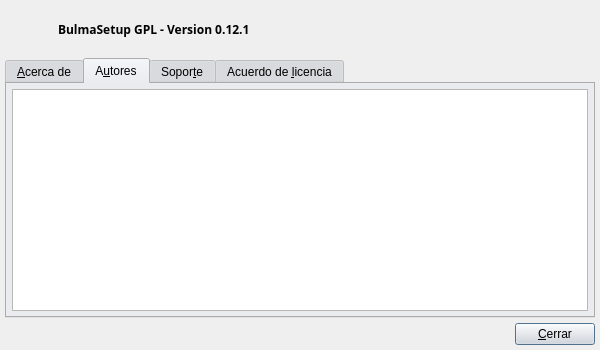
<?xml version="1.0" encoding="UTF-8"?>
<ui version="4.0">
 <class>About</class>
 <widget class="QDialog" name="About">
  <property name="geometry">
   <rect>
    <x>0</x>
    <y>0</y>
    <width>600</width>
    <height>350</height>
   </rect>
  </property>
  <property name="sizePolicy">
   <sizepolicy hsizetype="Maximum" vsizetype="Maximum">
    <horstretch>0</horstretch>
    <verstretch>0</verstretch>
   </sizepolicy>
  </property>
  <property name="minimumSize">
   <size>
    <width>600</width>
    <height>350</height>
   </size>
  </property>
  <property name="maximumSize">
   <size>
    <width>600</width>
    <height>350</height>
   </size>
  </property>
  <property name="palette">
   <palette>
    <active>
     <colorrole role="WindowText">
      <brush brushstyle="SolidPattern">
       <color alpha="255">
        <red>0</red>
        <green>0</green>
        <blue>0</blue>
       </color>
      </brush>
     </colorrole>
     <colorrole role="Button">
      <brush brushstyle="SolidPattern">
       <color alpha="255">
        <red>221</red>
        <green>223</green>
        <blue>228</blue>
       </color>
      </brush>
     </colorrole>
     <colorrole role="Light">
      <brush brushstyle="SolidPattern">
       <color alpha="255">
        <red>255</red>
        <green>255</green>
        <blue>255</blue>
       </color>
      </brush>
     </colorrole>
     <colorrole role="Midlight">
      <brush brushstyle="SolidPattern">
       <color alpha="255">
        <red>255</red>
        <green>255</green>
        <blue>255</blue>
       </color>
      </brush>
     </colorrole>
     <colorrole role="Dark">
      <brush brushstyle="SolidPattern">
       <color alpha="255">
        <red>85</red>
        <green>85</green>
        <blue>85</blue>
       </color>
      </brush>
     </colorrole>
     <colorrole role="Mid">
      <brush brushstyle="SolidPattern">
       <color alpha="255">
        <red>199</red>
        <green>199</green>
        <blue>199</blue>
       </color>
      </brush>
     </colorrole>
     <colorrole role="Text">
      <brush brushstyle="SolidPattern">
       <color alpha="255">
        <red>0</red>
        <green>0</green>
        <blue>0</blue>
       </color>
      </brush>
     </colorrole>
     <colorrole role="BrightText">
      <brush brushstyle="SolidPattern">
       <color alpha="255">
        <red>255</red>
        <green>255</green>
        <blue>255</blue>
       </color>
      </brush>
     </colorrole>
     <colorrole role="ButtonText">
      <brush brushstyle="SolidPattern">
       <color alpha="255">
        <red>0</red>
        <green>0</green>
        <blue>0</blue>
       </color>
      </brush>
     </colorrole>
     <colorrole role="Base">
      <brush brushstyle="SolidPattern">
       <color alpha="255">
        <red>255</red>
        <green>255</green>
        <blue>255</blue>
       </color>
      </brush>
     </colorrole>
     <colorrole role="Window">
      <brush brushstyle="SolidPattern">
       <color alpha="255">
        <red>239</red>
        <green>239</green>
        <blue>239</blue>
       </color>
      </brush>
     </colorrole>
     <colorrole role="Shadow">
      <brush brushstyle="SolidPattern">
       <color alpha="255">
        <red>0</red>
        <green>0</green>
        <blue>0</blue>
       </color>
      </brush>
     </colorrole>
     <colorrole role="Highlight">
      <brush brushstyle="SolidPattern">
       <color alpha="255">
        <red>103</red>
        <green>141</green>
        <blue>178</blue>
       </color>
      </brush>
     </colorrole>
     <colorrole role="HighlightedText">
      <brush brushstyle="SolidPattern">
       <color alpha="255">
        <red>255</red>
        <green>255</green>
        <blue>255</blue>
       </color>
      </brush>
     </colorrole>
     <colorrole role="Link">
      <brush brushstyle="SolidPattern">
       <color alpha="255">
        <red>0</red>
        <green>0</green>
        <blue>238</blue>
       </color>
      </brush>
     </colorrole>
     <colorrole role="LinkVisited">
      <brush brushstyle="SolidPattern">
       <color alpha="255">
        <red>82</red>
        <green>24</green>
        <blue>139</blue>
       </color>
      </brush>
     </colorrole>
     <colorrole role="AlternateBase">
      <brush brushstyle="SolidPattern">
       <color alpha="255">
        <red>232</red>
        <green>232</green>
        <blue>232</blue>
       </color>
      </brush>
     </colorrole>
    </active>
    <inactive>
     <colorrole role="WindowText">
      <brush brushstyle="SolidPattern">
       <color alpha="255">
        <red>0</red>
        <green>0</green>
        <blue>0</blue>
       </color>
      </brush>
     </colorrole>
     <colorrole role="Button">
      <brush brushstyle="SolidPattern">
       <color alpha="255">
        <red>221</red>
        <green>223</green>
        <blue>228</blue>
       </color>
      </brush>
     </colorrole>
     <colorrole role="Light">
      <brush brushstyle="SolidPattern">
       <color alpha="255">
        <red>255</red>
        <green>255</green>
        <blue>255</blue>
       </color>
      </brush>
     </colorrole>
     <colorrole role="Midlight">
      <brush brushstyle="SolidPattern">
       <color alpha="255">
        <red>255</red>
        <green>255</green>
        <blue>255</blue>
       </color>
      </brush>
     </colorrole>
     <colorrole role="Dark">
      <brush brushstyle="SolidPattern">
       <color alpha="255">
        <red>85</red>
        <green>85</green>
        <blue>85</blue>
       </color>
      </brush>
     </colorrole>
     <colorrole role="Mid">
      <brush brushstyle="SolidPattern">
       <color alpha="255">
        <red>199</red>
        <green>199</green>
        <blue>199</blue>
       </color>
      </brush>
     </colorrole>
     <colorrole role="Text">
      <brush brushstyle="SolidPattern">
       <color alpha="255">
        <red>0</red>
        <green>0</green>
        <blue>0</blue>
       </color>
      </brush>
     </colorrole>
     <colorrole role="BrightText">
      <brush brushstyle="SolidPattern">
       <color alpha="255">
        <red>255</red>
        <green>255</green>
        <blue>255</blue>
       </color>
      </brush>
     </colorrole>
     <colorrole role="ButtonText">
      <brush brushstyle="SolidPattern">
       <color alpha="255">
        <red>0</red>
        <green>0</green>
        <blue>0</blue>
       </color>
      </brush>
     </colorrole>
     <colorrole role="Base">
      <brush brushstyle="SolidPattern">
       <color alpha="255">
        <red>255</red>
        <green>255</green>
        <blue>255</blue>
       </color>
      </brush>
     </colorrole>
     <colorrole role="Window">
      <brush brushstyle="SolidPattern">
       <color alpha="255">
        <red>239</red>
        <green>239</green>
        <blue>239</blue>
       </color>
      </brush>
     </colorrole>
     <colorrole role="Shadow">
      <brush brushstyle="SolidPattern">
       <color alpha="255">
        <red>0</red>
        <green>0</green>
        <blue>0</blue>
       </color>
      </brush>
     </colorrole>
     <colorrole role="Highlight">
      <brush brushstyle="SolidPattern">
       <color alpha="255">
        <red>103</red>
        <green>141</green>
        <blue>178</blue>
       </color>
      </brush>
     </colorrole>
     <colorrole role="HighlightedText">
      <brush brushstyle="SolidPattern">
       <color alpha="255">
        <red>255</red>
        <green>255</green>
        <blue>255</blue>
       </color>
      </brush>
     </colorrole>
     <colorrole role="Link">
      <brush brushstyle="SolidPattern">
       <color alpha="255">
        <red>0</red>
        <green>0</green>
        <blue>238</blue>
       </color>
      </brush>
     </colorrole>
     <colorrole role="LinkVisited">
      <brush brushstyle="SolidPattern">
       <color alpha="255">
        <red>82</red>
        <green>24</green>
        <blue>139</blue>
       </color>
      </brush>
     </colorrole>
     <colorrole role="AlternateBase">
      <brush brushstyle="SolidPattern">
       <color alpha="255">
        <red>232</red>
        <green>232</green>
        <blue>232</blue>
       </color>
      </brush>
     </colorrole>
    </inactive>
    <disabled>
     <colorrole role="WindowText">
      <brush brushstyle="SolidPattern">
       <color alpha="255">
        <red>128</red>
        <green>128</green>
        <blue>128</blue>
       </color>
      </brush>
     </colorrole>
     <colorrole role="Button">
      <brush brushstyle="SolidPattern">
       <color alpha="255">
        <red>221</red>
        <green>223</green>
        <blue>228</blue>
       </color>
      </brush>
     </colorrole>
     <colorrole role="Light">
      <brush brushstyle="SolidPattern">
       <color alpha="255">
        <red>255</red>
        <green>255</green>
        <blue>255</blue>
       </color>
      </brush>
     </colorrole>
     <colorrole role="Midlight">
      <brush brushstyle="SolidPattern">
       <color alpha="255">
        <red>255</red>
        <green>255</green>
        <blue>255</blue>
       </color>
      </brush>
     </colorrole>
     <colorrole role="Dark">
      <brush brushstyle="SolidPattern">
       <color alpha="255">
        <red>85</red>
        <green>85</green>
        <blue>85</blue>
       </color>
      </brush>
     </colorrole>
     <colorrole role="Mid">
      <brush brushstyle="SolidPattern">
       <color alpha="255">
        <red>199</red>
        <green>199</green>
        <blue>199</blue>
       </color>
      </brush>
     </colorrole>
     <colorrole role="Text">
      <brush brushstyle="SolidPattern">
       <color alpha="255">
        <red>199</red>
        <green>199</green>
        <blue>199</blue>
       </color>
      </brush>
     </colorrole>
     <colorrole role="BrightText">
      <brush brushstyle="SolidPattern">
       <color alpha="255">
        <red>255</red>
        <green>255</green>
        <blue>255</blue>
       </color>
      </brush>
     </colorrole>
     <colorrole role="ButtonText">
      <brush brushstyle="SolidPattern">
       <color alpha="255">
        <red>128</red>
        <green>128</green>
        <blue>128</blue>
       </color>
      </brush>
     </colorrole>
     <colorrole role="Base">
      <brush brushstyle="SolidPattern">
       <color alpha="255">
        <red>239</red>
        <green>239</green>
        <blue>239</blue>
       </color>
      </brush>
     </colorrole>
     <colorrole role="Window">
      <brush brushstyle="SolidPattern">
       <color alpha="255">
        <red>239</red>
        <green>239</green>
        <blue>239</blue>
       </color>
      </brush>
     </colorrole>
     <colorrole role="Shadow">
      <brush brushstyle="SolidPattern">
       <color alpha="255">
        <red>0</red>
        <green>0</green>
        <blue>0</blue>
       </color>
      </brush>
     </colorrole>
     <colorrole role="Highlight">
      <brush brushstyle="SolidPattern">
       <color alpha="255">
        <red>86</red>
        <green>117</green>
        <blue>148</blue>
       </color>
      </brush>
     </colorrole>
     <colorrole role="HighlightedText">
      <brush brushstyle="SolidPattern">
       <color alpha="255">
        <red>255</red>
        <green>255</green>
        <blue>255</blue>
       </color>
      </brush>
     </colorrole>
     <colorrole role="Link">
      <brush brushstyle="SolidPattern">
       <color alpha="255">
        <red>0</red>
        <green>0</green>
        <blue>238</blue>
       </color>
      </brush>
     </colorrole>
     <colorrole role="LinkVisited">
      <brush brushstyle="SolidPattern">
       <color alpha="255">
        <red>82</red>
        <green>24</green>
        <blue>139</blue>
       </color>
      </brush>
     </colorrole>
     <colorrole role="AlternateBase">
      <brush brushstyle="SolidPattern">
       <color alpha="255">
        <red>232</red>
        <green>232</green>
        <blue>232</blue>
       </color>
      </brush>
     </colorrole>
    </disabled>
   </palette>
  </property>
  <property name="windowTitle">
   <string>Acerca de Iglues/BulmaSetup</string>
  </property>
  <property name="windowIcon">
   <iconset resource="resources.qrc">
    <normaloff>:/images/iglues.org.svg</normaloff>:/images/iglues.org.svg</iconset>
  </property>
  <layout class="QHBoxLayout">
   <property name="spacing">
    <number>5</number>
   </property>
   <property name="margin">
    <number>5</number>
   </property>
   <item>
    <layout class="QVBoxLayout">
     <property name="spacing">
      <number>5</number>
     </property>
     <property name="margin">
      <number>0</number>
     </property>
     <item>
      <layout class="QHBoxLayout">
       <property name="spacing">
        <number>5</number>
       </property>
       <property name="margin">
        <number>0</number>
       </property>
       <item>
        <widget class="QLabel" name="label">
         <property name="minimumSize">
          <size>
           <width>48</width>
           <height>48</height>
          </size>
         </property>
         <property name="maximumSize">
          <size>
           <width>48</width>
           <height>48</height>
          </size>
         </property>
         <property name="text">
          <string/>
         </property>
         <property name="pixmap">
          <pixmap resource="resources.qrc">:/images/iglues.org.svg</pixmap>
         </property>
         <property name="scaledContents">
          <bool>true</bool>
         </property>
        </widget>
       </item>
       <item>
        <widget class="QLabel" name="mui_lbversion">
         <property name="font">
          <font>
           <family>Sans Serif</family>
           <pointsize>9</pointsize>
           <weight>75</weight>
           <italic>false</italic>
           <bold>true</bold>
           <underline>false</underline>
           <strikeout>false</strikeout>
          </font>
         </property>
         <property name="text">
          <string>BulmaSetup GPL - Version 0.12.1</string>
         </property>
        </widget>
       </item>
       <item>
        <spacer>
         <property name="orientation">
          <enum>Qt::Horizontal</enum>
         </property>
         <property name="sizeHint" stdset="0">
          <size>
           <width>40</width>
           <height>20</height>
          </size>
         </property>
        </spacer>
       </item>
      </layout>
     </item>
     <item>
      <widget class="QTabWidget" name="TabWidget">
       <property name="focusPolicy">
        <enum>Qt::StrongFocus</enum>
       </property>
       <property name="layoutDirection">
        <enum>Qt::LeftToRight</enum>
       </property>
       <property name="currentIndex">
        <number>1</number>
       </property>
       <widget class="QWidget" name="Acercade_2">
        <attribute name="title">
         <string>&amp;Acerca de</string>
        </attribute>
        <layout class="QHBoxLayout" name="_6">
         <property name="spacing">
          <number>5</number>
         </property>
         <property name="margin">
          <number>5</number>
         </property>
         <item>
          <widget class="QTextEdit" name="textEdit_sobre">
           <property name="focusPolicy">
            <enum>Qt::StrongFocus</enum>
           </property>
           <property name="readOnly">
            <bool>true</bool>
           </property>
          </widget>
         </item>
        </layout>
       </widget>
       <widget class="QWidget" name="autores_2">
        <attribute name="title">
         <string>A&amp;utores</string>
        </attribute>
        <layout class="QHBoxLayout" name="_7">
         <property name="spacing">
          <number>5</number>
         </property>
         <property name="margin">
          <number>5</number>
         </property>
         <item>
          <widget class="QTextEdit" name="textEdit_autores">
           <property name="focusPolicy">
            <enum>Qt::StrongFocus</enum>
           </property>
           <property name="autoFormatting">
            <set>QTextEdit::AutoAll</set>
           </property>
           <property name="readOnly">
            <bool>true</bool>
           </property>
           <property name="html">
            <string>&lt;!DOCTYPE HTML PUBLIC &quot;-//W3C//DTD HTML 4.0//EN&quot; &quot;http://www.w3.org/TR/REC-html40/strict.dtd&quot;&gt;
&lt;html&gt;&lt;head&gt;&lt;meta name=&quot;qrichtext&quot; content=&quot;1&quot; /&gt;&lt;style type=&quot;text/css&quot;&gt;
p, li { white-space: pre-wrap; }
&lt;/style&gt;&lt;/head&gt;&lt;body style=&quot; font-family:'Sans Serif'; font-size:9pt; font-weight:400; font-style:normal;&quot;&gt;
&lt;p style=&quot;-qt-paragraph-type:empty; margin-top:12px; margin-bottom:12px; margin-left:0px; margin-right:0px; -qt-block-indent:0; text-indent:0px;&quot;&gt;&lt;/p&gt;&lt;/body&gt;&lt;/html&gt;</string>
           </property>
          </widget>
         </item>
        </layout>
       </widget>
       <widget class="QWidget" name="soporte_2">
        <attribute name="title">
         <string>Sopor&amp;te</string>
        </attribute>
        <layout class="QHBoxLayout" name="_8">
         <property name="spacing">
          <number>5</number>
         </property>
         <property name="margin">
          <number>5</number>
         </property>
         <item>
          <widget class="QTextEdit" name="textEdit_soporte">
           <property name="focusPolicy">
            <enum>Qt::TabFocus</enum>
           </property>
           <property name="readOnly">
            <bool>true</bool>
           </property>
          </widget>
         </item>
        </layout>
       </widget>
       <widget class="QWidget" name="licencia_2">
        <attribute name="title">
         <string>Acuerdo de &amp;licencia</string>
        </attribute>
        <layout class="QHBoxLayout" name="_9">
         <property name="spacing">
          <number>5</number>
         </property>
         <property name="margin">
          <number>5</number>
         </property>
         <item>
          <widget class="QTextEdit" name="textEdit_licencia">
           <property name="focusPolicy">
            <enum>Qt::StrongFocus</enum>
           </property>
           <property name="readOnly">
            <bool>true</bool>
           </property>
          </widget>
         </item>
        </layout>
       </widget>
      </widget>
     </item>
     <item>
      <layout class="QHBoxLayout">
       <property name="spacing">
        <number>5</number>
       </property>
       <property name="margin">
        <number>0</number>
       </property>
       <item>
        <spacer>
         <property name="orientation">
          <enum>Qt::Horizontal</enum>
         </property>
         <property name="sizeHint" stdset="0">
          <size>
           <width>40</width>
           <height>20</height>
          </size>
         </property>
        </spacer>
       </item>
       <item>
        <widget class="QPushButton" name="pushButton_cerrar">
         <property name="text">
          <string>&amp;Cerrar</string>
         </property>
         <property name="icon">
          <iconset resource="resources.qrc">
           <normaloff>:/images/bulmasetup_exit.png</normaloff>:/images/bulmasetup_exit.png</iconset>
         </property>
        </widget>
       </item>
      </layout>
     </item>
    </layout>
   </item>
  </layout>
 </widget>
 <layoutdefault spacing="5" margin="5"/>
 <resources>
  <include location="resources.qrc"/>
 </resources>
 <connections>
  <connection>
   <sender>pushButton_cerrar</sender>
   <signal>clicked()</signal>
   <receiver>About</receiver>
   <slot>close()</slot>
   <hints>
    <hint type="sourcelabel">
     <x>546</x>
     <y>325</y>
    </hint>
    <hint type="destinationlabel">
     <x>299</x>
     <y>174</y>
    </hint>
   </hints>
  </connection>
 </connections>
</ui>
